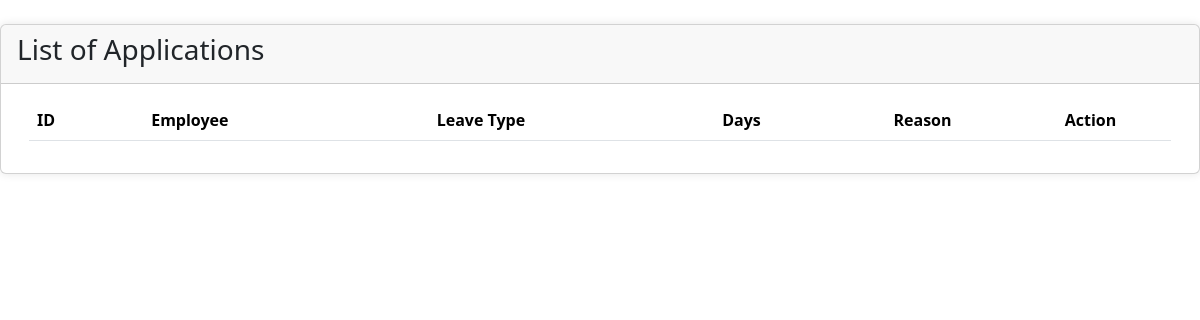
The page /admin/requests.php on the database as committed earlier.
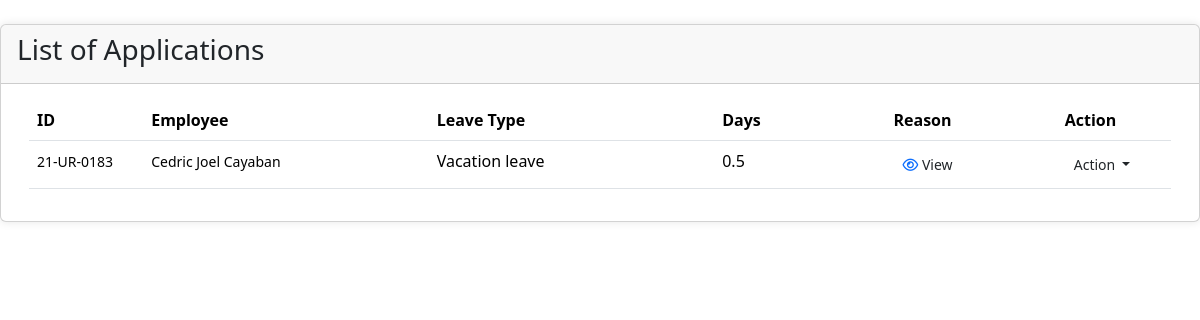
The same page on the database as committed later.
### tables this page shows
CREATE TABLE `employee_leave` (
  `leave_id` int(11) NOT NULL,
  `employee_id` varchar(20) NOT NULL,
  `leave_type` int(11) NOT NULL,
  `date` date NOT NULL,
  `status` varchar(50) NOT NULL,
  `reason` varchar(150) NOT NULL,
  `days` decimal(10,1) NOT NULL,
  `credit_cost` decimal(10,1) NOT NULL
);

CREATE TABLE `employee` (
  `employee_id` varchar(20) NOT NULL,
  `username` varchar(50) NOT NULL,
  `password` varchar(50) NOT NULL,
  `acc_status` varchar(50) NOT NULL,
  `fname` varchar(25) NOT NULL,
  `mname` varchar(255) NOT NULL,
  `lname` varchar(20) NOT NULL,
  `credits` int(11) DEFAULT NULL,
  `birthdate` date NOT NULL,
  `contact` int(11) NOT NULL,
  `address` varchar(100) NOT NULL,
  `department` int(11) NOT NULL,
  `employee_type` int(11) NOT NULL,
  `academic_rank` int(11) DEFAULT NULL,
  `designation` int(11) DEFAULT NULL
);

CREATE TABLE `leave_type` (
  `type_id` int(11) NOT NULL,
  `leave_name` varchar(50) NOT NULL
);

### config.php (called while the page is built, shortened)
<?php
    $con = new mysqli('localhost', 'root', '', 'leave_system');
    $requestSql = $con -> query("SELECT * FROM
    employee_leave
    INNER JOIN employee ON employee_leave.employee_id=employee.employee_id
    INNER JOIN leave_type ON employee_leave.leave_type = leave_type.type_id
    WHERE employee_leave.status = 'Pending'"
    );
?>

### admin/requests.php (the view, shortened to what this page needs)
<?php
    require('../config.php');
?>
<!DOCTYPE html>
<html lang="en">
<head>
    <link rel="stylesheet" href="../css/contents.css">
    <link href="https://cdn.jsdelivr.net/npm/bootstrap@5.3.3/dist/css/bootstrap.min.css" rel="stylesheet">
</head>
<body>
<div class="card card-outline card-primary mt-4" id="load-content">
	<div class="card-header d-flex justify-content-between">
		<h3 class="card-title">List of Applications</h3>
	</div>
	<div class="card-body">
        <div class="container-fluid">
			<table class="table table-hover table-stripped">
				<colgroup>
					<col width="10%">
					<col width="25%">
					<col width="25%">
					<col width="15%">
					<col width="15%">
					<col width="10%">
				</colgroup>
				<thead>
					<tr>
						<th>ID</th>
						<th>Employee</th>
						<th>Leave Type</th>
						<th>Days</th>
						<th>Reason</th>
						<th>Action</th>
					</tr>
				</thead>
				<tbody>
                        <?php
                            while($employee = $requestSql -> fetch_assoc()){
                        ?>
						<tr>
							<td>
                            <small><?=$employee['employee_id']?></small><br>
                            </td>
							<td>
								<small><?=$employee['fname'] . ' ' . $employee['lname']?> </small>
                            </td>
							<td><?=$employee['leave_name']?></td>
							<td><?=$employee['days']?></td>
							<td>
                                <button class="btn btn-flat btn-default btn-sm view_application" type="button" data-reason="<?=$employee['reason']?>">
                                    <i class="fa fa-eye text-primary"></i> View
                                </button>
							</td>
							<td>
                                <div class="dropdown">
                                    <button class="btn btn-flat btn-default btn-sm dropdown-toggle" type="button" id="dropdownMenuButton" data-bs-toggle="dropdown" aria-expanded="false">
                                        Action
                                    </button>
                                </div>
							</td>
						</tr>
                        <?php
                            }
                        ?>
				</tbody>
			</table>
		</div>
	</div>
</div>
</body>
</html>

### css/contents.css (style rules this page uses)
.card { position: relative; display: flex; flex-direction: column; min-width: 0; word-wrap: break-word; background-color: #fff; background-clip: border-box; border: 1px solid rgba(0, 0, 0, 0.125); border-radius: 0.25rem; }
.card-body { flex: 1 1 auto; padding: 1rem 1rem; }
.card-title { margin-bottom: 0.5rem; }
.card-header { padding: 0.5rem 1rem; margin-bottom: 0; background-color: rgba(0, 0, 0, 0.03); border-bottom: 1px solid rgba(0, 0, 0, 0.125); }
.card-header:first-child { border-radius: calc(0.25rem - 1px) calc(0.25rem - 1px) 0 0; }
.card { border-radius: 15px; box-shadow: 0 0 10px rgba(0, 0, 0, 0.1); }
.card-header { border-bottom: none; }
.card-body { padding: 20px; }
.table { margin-bottom: 0; }

Rows that differ between the two databases and show on the page:
added employee_leave: employee.employee_id "21-UR-0183", employee.fname "Cedric Joel", employee.lname "Cayaban", leave_type.leave_name "Vacation leave", days "0.5"
